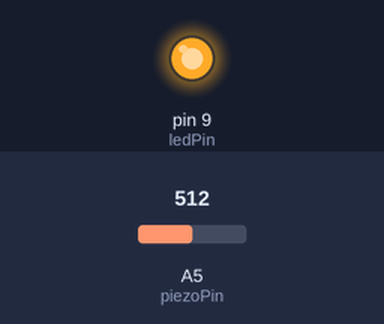
Simulated run of this sketch. Board: Arduino Uno, built with avr-gcc and run on an emulated ATmega328P. Shown: output pins drawn as LEDs (lit = HIGH). The test bench sets the inputs (shaded band); at power-on: A5 (piezoPin) = 512. What the sketch prints to the serial monitor is not drawn.

Above: at 1.8 s.
1.9 s: A5 (piezoPin) set to 16
3.4 s: A5 (piezoPin) set to 13
At 4.5 s:
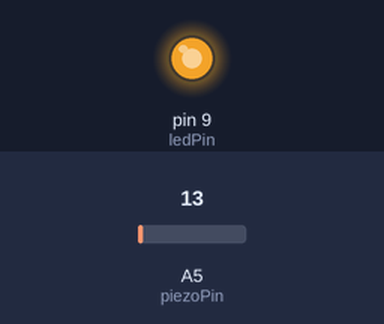
6.4 s: A5 (piezoPin) set to 0
At 11.4 s:
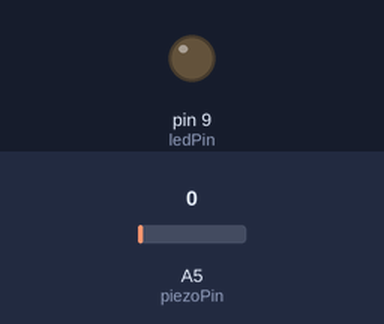
Timing chart, 0 to 12.9 s (numbered marks = the images above; inputs shaded):
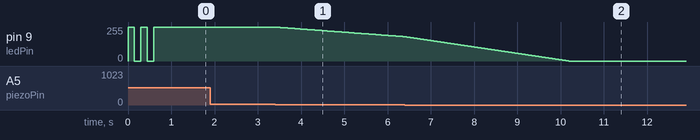

The sketch:

Tutorial_11.ino
```cpp
// (licence header left out)
// Tutorial 11 - Pulsador con zumbador

int ledPin = 9;
int piezoPin = 5;
int threshold = 15; // Valor para el que se activa el LED
int sensorValue = 0; // Variable para almacenar el valor del sensor
float ledValue = 0; // Regulacin del brillo

void setup() {
  Serial.begin(9600);
  pinMode(ledPin, OUTPUT);

  // Parpadeo inicial
  digitalWrite(ledPin, HIGH); delay(150); digitalWrite(ledPin, LOW); delay(150);
  digitalWrite(ledPin, HIGH); delay(150); digitalWrite(ledPin, LOW); delay(150);
}

void loop() {

  sensorValue = analogRead(piezoPin);
  Serial.print(sensorValue);
  if (sensorValue >= threshold) {
    ledValue = 255;
  }
  analogWrite(ledPin, int(ledValue) );
  ledValue = ledValue - 0.05;
  if (ledValue <= 0) {
    ledValue = 0;
   }
}
```

Measured:
- after the input at 1.9 s, every drawn part: stays the same
- after the input at 3.4 s, pin 9 (ledPin): moves from 255/255 to 182/255 over 3.0 s, starting at once
- by itself, pin 9 (ledPin): alternates 255/255 for 0.15 s and 0/255 for 0.15 s, 4 changes in all, then stays 255/255
